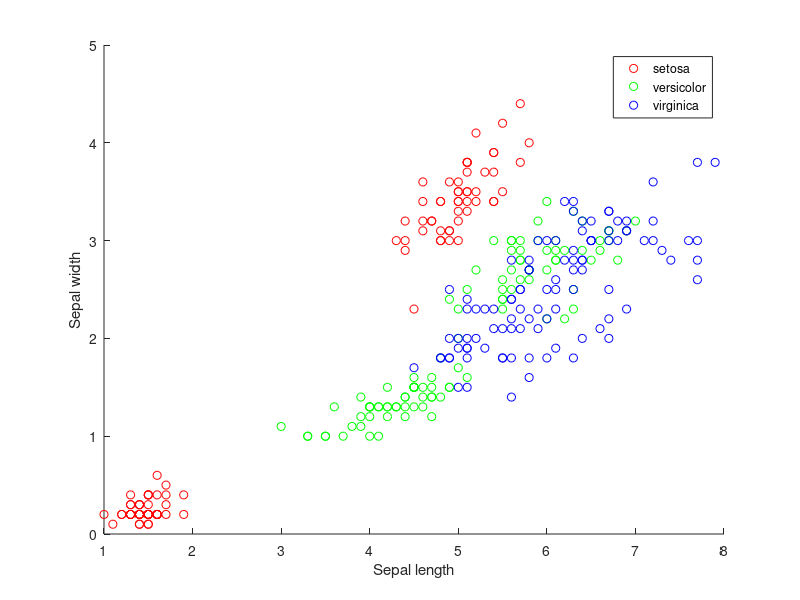

This chart was generated by the following MATLAB code:
load fisheriris
gscatter(meas(:,1), meas(:,2),  species,'rgb'); hold on
gscatter(meas(:,3), meas(:,4),  species,'rgb');hold on
xlabel('Sepal length');
ylabel('Sepal width');


[pc,score,latent,tsquare] = princomp(meas);
pc,latent
cumsum(latent)./sum(latent)